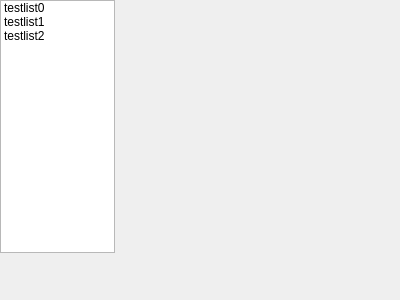
<?xml version="1.0" encoding="UTF-8"?>
<ui version="4.0">
 <class>Playlist</class>
 <widget class="QWidget" name="Playlist">
  <property name="geometry">
   <rect>
    <x>0</x>
    <y>0</y>
    <width>400</width>
    <height>300</height>
   </rect>
  </property>
  <property name="windowTitle">
   <string>Form</string>
  </property>
  <widget class="MediaList" name="List">
   <property name="geometry">
    <rect>
     <x>0</x>
     <y>0</y>
     <width>115</width>
     <height>253</height>
    </rect>
   </property>
   <property name="focusPolicy">
    <enum>Qt::NoFocus</enum>
   </property>
   <property name="verticalScrollBarPolicy">
    <enum>Qt::ScrollBarAsNeeded</enum>
   </property>
   <property name="horizontalScrollBarPolicy">
    <enum>Qt::ScrollBarAlwaysOff</enum>
   </property>
   <item>
    <property name="text">
     <string>testlist0</string>
    </property>
   </item>
   <item>
    <property name="text">
     <string>testlist1</string>
    </property>
   </item>
   <item>
    <property name="text">
     <string>testlist2</string>
    </property>
   </item>
  </widget>
 </widget>
 <customwidgets>
  <customwidget>
   <class>MediaList</class>
   <extends>QListWidget</extends>
   <header location="global">medialist.h</header>
  </customwidget>
 </customwidgets>
 <resources/>
 <connections/>
</ui>
